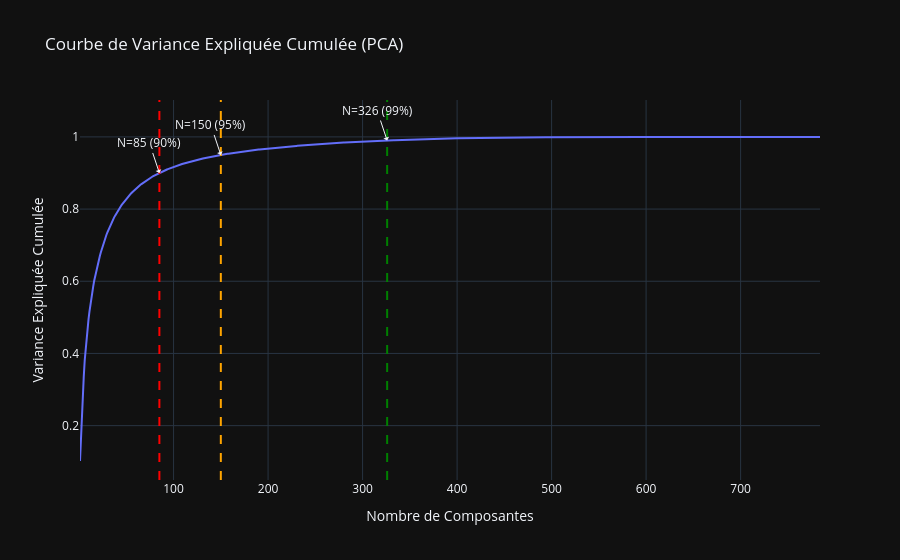

Notebook code for this chart:
### Markdown cell above
## 2. Combien de composantes garder ? Variance expliquée cumulée

Avant de choisir un N pour le reste du notebook, on regarde combien de composantes suffisent pour capturer l'essentiel de la variance. Réponds à la question posée dans tes notes de cours : "jusqu'à combien de valeurs propres pour une reconstruction assez claire ?"

### Code cell
# On fit une PCA sur la dimension maximale possible pour analyser la variance
pca_max = PCA(n_components=X.shape[1])
pca_max.fit(X)

# Calcul de la variance expliquée cumulée
total_variance = np.sum(pca_max.explained_variance)
explained_variance_ratio = pca_max.explained_variance / total_variance
cumulative_variance = np.cumsum(explained_variance_ratio)

# Tracé de la courbe avec Plotly
fig = px.line(
    x=np.arange(1, len(cumulative_variance) + 1),
    y=cumulative_variance,
    labels=dict(x="Nombre de Composantes", y="Variance Expliquée Cumulée"),
    title="Courbe de Variance Expliquée Cumulée (PCA)"
)

# Recherche des seuils 90%, 95% et 99%
thresholds = [0.90, 0.95, 0.99]
colors = ["red", "orange", "green"]
for t, color in zip(thresholds, colors):
    n_comp = np.where(cumulative_variance >= t)[0][0] + 1
    print(f"Seuil {t*100:.0f}% de variance atteint avec N = {n_comp} composantes.")
    
    # Ajout d'une ligne verticale et d'une annotation sur le graphe
    fig.add_vline(x=n_comp, line_dash="dash", line_color=color)
    fig.add_annotation(
        x=n_comp, y=t, 
        text=f"N={n_comp} ({t*100:.0f}%)", 
        showarrow=True, arrowhead=1
    )

fig.update_layout(template="plotly_dark")
fig.show()

### Figure 1 — Plotly figure (JSON) as saved in the notebook; plotly's stock layout.template omitted (floating-point values rounded to 4 significant figures; data arrays with more than 128 entries replaced by an {"elided": "..."} marker saying what was removed)
{"data": [{"hovertemplate": "Nombre de Composantes=%{x}<br>Variance Expliquée Cumulée=%{y}<extra></extra>", "legendgroup": "", "line": {"color": "#636efa", "dash": "solid"}, "marker": {"symbol": "circle"}, "mode": "lines", "name": "", "orientation": "v", "showlegend": false, "type": "scatter", "x": {"elided": "784 int values"}, "xaxis": "x", "y": {"elided": "784 float values"}, "yaxis": "y"}], "layout": {"annotations": [{"arrowhead": 1, "showarrow": true, "text": "N=85 (90%)", "x": 85, "y": 0.9}, {"arrowhead": 1, "showarrow": true, "text": "N=150 (95%)", "x": 150, "y": 0.95}, {"arrowhead": 1, "showarrow": true, "text": "N=326 (99%)", "x": 326, "y": 0.99}], "legend": {"tracegroupgap": 0}, "shapes": [{"line": {"color": "red", "dash": "dash"}, "type": "line", "x0": 85, "x1": 85, "xref": "x", "y0": 0, "y1": 1, "yref": "y domain"}, {"line": {"color": "orange", "dash": "dash"}, "type": "line", "x0": 150, "x1": 150, "xref": "x", "y0": 0, "y1": 1, "yref": "y domain"}, {"line": {"color": "green", "dash": "dash"}, "type": "line", "x0": 326, "x1": 326, "xref": "x", "y0": 0, "y1": 1, "yref": "y domain"}], "title": {"text": "Courbe de Variance Expliquée Cumulée (PCA)"}, "xaxis": {"anchor": "y", "domain": [0, 1], "title": {"text": "Nombre de Composantes"}}, "yaxis": {"anchor": "x", "domain": [0, 1], "title": {"text": "Variance Expliquée Cumulée"}}}}
